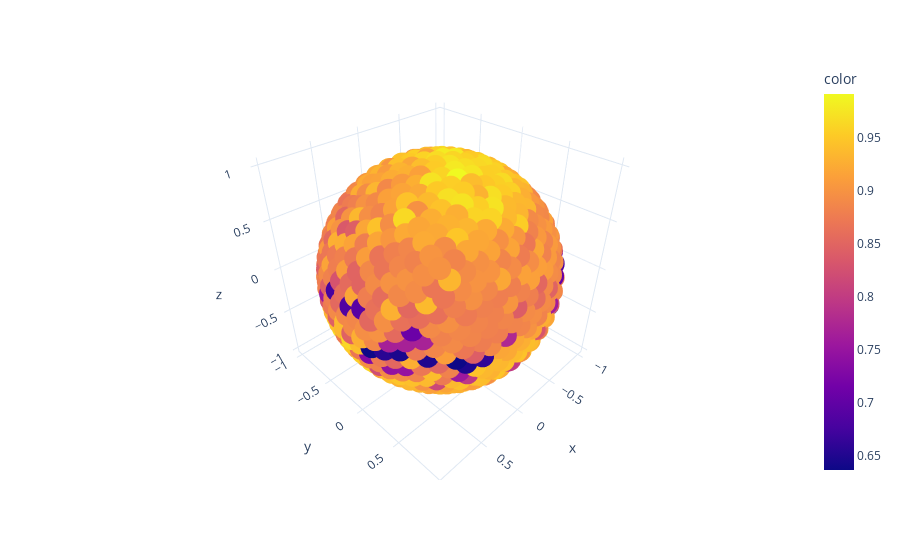

Notebook code for this chart:
### Code cell
# Make data.
thetas=data_sheet["θ"]
phis=data_sheet["ϕ"]
x, y, z = np.cos(phis) * np.sin(thetas), np.sin(phis) * np.sin(thetas), np.cos(thetas)
# Plot the surface. F_measured/F_theory
df = px.data.iris()
fig = px.scatter_3d(df, x, y, z, color=data_sheet.prob_0/(5/6), template="plotly_white")

fig.show()
print("Number of points: ", len(x))
print("Average fidelity: ", np.average(data_sheet.prob_0))
print("Standard deviation: ", np.std(data_sheet.prob_0))

### Figure 1 — Plotly figure (JSON) as saved in the notebook; plotly's stock layout.template omitted (floating-point values rounded to 4 significant figures; data arrays with more than 128 entries replaced by an {"elided": "..."} marker saying what was removed)
{"data": [{"hovertemplate": "x=%{x}<br>y=%{y}<br>z=%{z}<br>color=%{marker.color}<extra></extra>", "legendgroup": "", "marker": {"color": {"elided": "1000 float values"}, "coloraxis": "coloraxis", "symbol": "circle"}, "mode": "markers", "name": "", "scene": "scene", "showlegend": false, "type": "scatter3d", "x": {"elided": "1000 float values"}, "y": {"elided": "1000 float values"}, "z": {"elided": "1000 float values"}}], "layout": {"coloraxis": {"colorbar": {"title": {"text": "color"}}, "colorscale": [[0, "#0d0887"], [0.1111, "#46039f"], [0.2222, "#7201a8"], [0.3333, "#9c179e"], [0.4444, "#bd3786"], [0.5556, "#d8576b"], [0.6667, "#ed7953"], [0.7778, "#fb9f3a"], [0.8889, "#fdca26"], [1, "#f0f921"]]}, "legend": {"tracegroupgap": 0}, "margin": {"t": 60}, "scene": {"domain": {"x": [0, 1], "y": [0, 1]}, "xaxis": {"title": {"text": "x"}}, "yaxis": {"title": {"text": "y"}}, "zaxis": {"title": {"text": "z"}}}}}
